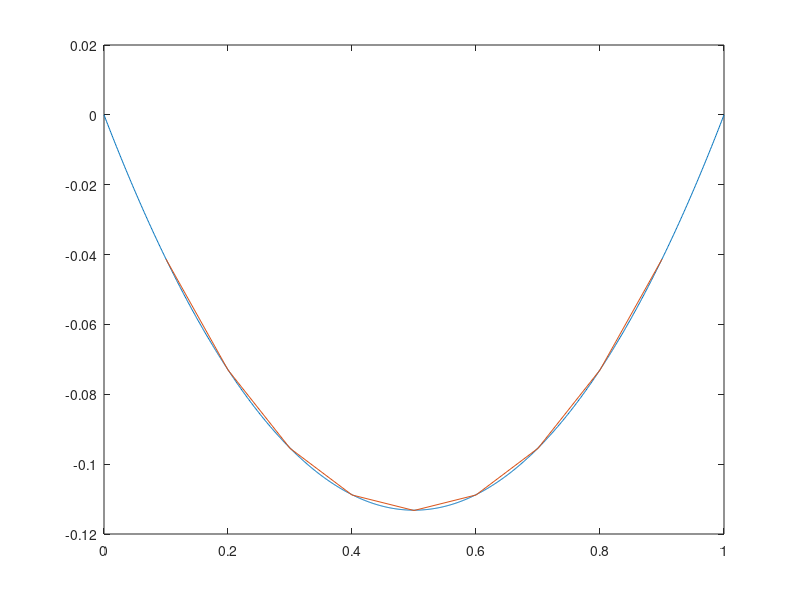

MATLAB code for this plot: (Note: this script raises an error after producing the figure.)
%es1
a=1;
b=0;
c=1;

x0=0;
xL=1;

u0=0;
u1=0;

%% 1
h=0.1;
xnodi=[x0+h:h:xL-h]'; % non servono i nodi estremi per la cond. di D.
n=length(xnodi);

Dl=ones(1,n);
Dc=ones(1,n-1);

Aa = 2*diag(Dl) - diag(Dc,1) - diag(Dc,-1);
Ac = 2/3 *diag(Dl) + 1/6 * diag(Dc,1) + 1/6 * diag(Dc,-1);
A = a/h * Aa + c*h * Ac;

%%
F = h*(-1) + 0.*xnodi;

%% 2
if (min(eig(A))<0)
    fprintf('A non definita positiva\n');
else
    fprintf('A definita positiva\n');
end

%% 3
k=cond(A);

%% 4
u=pcg(A,F);

%% 5
u_es = @(x) -1-((2*cosh(1)-1)*sinh(x)-sinh(x+1))/sinh(1);
xdis=linspace(x0,xL,1000);

xdef=[0;xnodi;xL];
udef=[0;u;0];

plot(xdis,u_es(xdis),xnodi,u)

%% 6
integranda = @(x) (u_es(x) - interp1(xdef,udef,x)).^2;
normL2 = sqrt(simpcomp(x0,xL,1000,integranda));
